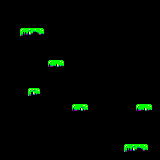

Tiled map render using the project's own tile images. Description and the whole map definition, tile-layer contents included, below:
An orthogonal 40x40 tile map with 4x4 px tiles, 1 tile layer (Capa de Patrones 1).

<map version="1.0" orientation="orthogonal" renderorder="right-down" width="40" height="40" tilewidth="4" tileheight="4" nextobjectid="1">
 <tileset firstgid="1" name="level0_tileset" tilewidth="4" tileheight="4" tilecount="56" columns="8">
  <image source="level1_tileset.png" trans="ff8080" width="32" height="28" />
 </tileset>
 <layer name="Capa de Patrones 1" width="40" height="40">
  <data encoding="csv">
40,40,40,40,40,40,40,40,40,40,40,40,40,40,40,40,40,40,40,40,40,40,40,40,40,40,40,40,40,40,40,40,40,40,40,40,40,40,40,40,
40,40,40,40,40,40,40,40,40,40,40,40,40,40,40,40,40,40,40,40,40,40,40,40,40,40,40,40,40,40,40,40,40,40,40,40,40,40,40,40,
40,40,40,40,40,40,40,40,40,40,40,40,40,40,40,40,40,40,40,40,40,40,40,40,40,40,40,40,40,40,40,40,40,40,40,40,40,40,40,40,
40,40,40,40,40,40,40,40,40,40,40,40,40,40,40,40,40,40,40,40,40,40,40,40,40,40,40,40,40,40,40,40,40,40,40,40,40,40,40,40,
40,40,40,40,40,40,40,40,40,40,40,40,40,40,40,40,40,40,40,40,40,40,40,40,40,40,40,40,40,40,40,40,40,40,40,40,40,40,40,40,
40,40,40,40,40,40,40,40,40,40,40,40,40,40,40,40,40,40,40,40,40,40,40,40,40,40,40,40,40,40,40,40,40,40,40,40,40,40,40,40,
40,40,40,40,40,40,40,40,40,40,40,40,40,40,40,40,40,40,40,40,40,40,40,40,40,40,40,40,40,40,40,40,40,40,40,40,40,40,40,40,
40,40,40,40,40,1,2,3,4,5,6,40,40,40,40,40,40,40,40,40,40,40,40,40,40,40,40,40,40,40,40,40,40,40,40,40,40,40,40,40,
40,40,40,40,40,9,10,11,12,13,14,40,40,40,40,40,40,40,40,40,40,40,40,40,40,40,40,40,40,40,40,40,40,40,40,40,40,40,40,40,
40,40,40,40,40,40,40,40,40,40,40,40,40,40,40,40,40,40,40,40,40,40,40,40,40,40,40,40,40,40,40,40,40,40,40,40,40,40,40,40,
40,40,40,40,40,40,40,40,40,40,40,40,40,40,40,40,40,40,40,40,40,40,40,40,40,40,40,40,40,40,40,40,40,40,40,40,40,40,40,40,
40,40,40,40,40,40,40,40,40,40,40,40,40,40,40,40,40,40,40,40,40,40,40,40,40,40,40,40,40,40,40,40,40,40,40,40,40,40,40,40,
40,40,40,40,40,40,40,40,40,40,40,40,40,40,40,40,40,40,40,40,40,40,40,40,40,40,40,40,40,40,40,40,40,40,40,40,40,40,40,40,
40,40,40,40,40,40,40,40,40,40,40,40,40,40,40,40,40,40,40,40,40,40,40,40,40,40,40,40,40,40,40,40,40,40,40,40,40,40,40,40,
40,40,40,40,40,40,40,40,40,40,40,40,40,40,40,40,40,40,40,40,40,40,40,40,40,40,40,40,40,40,40,40,40,40,40,40,40,40,40,40,
40,40,40,40,40,40,40,40,40,40,40,40,1,2,5,6,40,40,40,40,40,40,40,40,40,40,40,40,40,40,40,40,40,40,40,40,40,40,40,40,
40,40,40,40,40,40,40,40,40,40,40,40,10,14,11,14,40,40,40,40,40,40,40,40,40,40,40,40,40,40,40,40,40,40,40,40,40,40,40,40,
40,40,40,40,40,40,40,40,40,40,40,40,40,40,40,40,40,40,40,40,40,40,40,40,40,40,40,40,40,40,40,40,40,40,40,40,40,40,40,40,
40,40,40,40,40,40,40,40,40,40,40,40,40,40,40,40,40,40,40,40,40,40,40,40,40,40,40,40,40,40,40,40,40,40,40,40,40,40,40,40,
40,40,40,40,40,40,40,40,40,40,40,40,40,40,40,40,40,40,40,40,40,40,40,40,40,40,40,40,40,40,40,40,40,40,40,40,40,40,40,40,
40,40,40,40,40,40,40,40,40,40,40,40,40,40,40,40,40,40,40,40,40,40,40,40,40,40,40,40,40,40,40,40,40,40,40,40,40,40,40,40,
40,40,40,40,40,40,40,40,40,40,40,40,40,40,40,40,40,40,40,40,40,40,40,40,40,40,40,40,40,40,40,40,40,40,40,40,40,40,40,40,
40,40,40,40,40,40,40,1,3,6,40,40,40,40,40,40,40,40,40,40,40,40,40,40,40,40,40,40,40,40,40,40,40,40,40,40,40,40,40,40,
40,40,40,40,40,40,40,9,11,14,40,40,40,40,40,40,40,40,40,40,40,40,40,40,40,40,40,40,40,40,40,40,40,40,40,40,40,40,40,40,
40,40,40,40,40,40,40,40,40,40,40,40,40,40,40,40,40,40,40,40,40,40,40,40,40,40,40,40,40,40,40,40,40,40,40,40,40,40,40,40,
40,40,40,40,40,40,40,40,40,40,40,40,40,40,40,40,40,40,40,40,40,40,40,40,40,40,40,40,40,40,40,40,40,40,40,40,40,40,40,40,
40,40,40,40,40,40,40,40,40,40,40,40,40,40,40,40,40,40,1,2,4,6,40,40,40,40,40,40,40,40,40,40,40,40,1,2,5,6,40,40,
40,40,40,40,40,40,40,40,40,40,40,40,40,40,40,40,40,40,10,14,11,14,40,40,40,40,40,40,40,40,40,40,40,40,10,14,11,14,40,40,
40,40,40,40,40,40,40,40,40,40,40,40,40,40,40,40,40,40,40,40,40,40,40,40,40,40,40,40,40,40,40,40,40,40,40,40,40,40,40,40,
40,40,40,40,40,40,40,40,40,40,40,40,40,40,40,40,40,40,40,40,40,40,40,40,40,40,40,40,40,40,40,40,40,40,40,40,40,40,40,40,
40,40,40,40,40,40,40,40,40,40,40,40,40,40,40,40,40,40,40,40,40,40,40,40,40,40,40,40,40,40,40,40,40,40,40,40,40,40,40,40,
40,40,40,40,40,40,40,40,40,40,40,40,40,40,40,40,40,40,40,40,40,40,40,40,40,40,40,40,40,40,40,40,40,40,40,40,40,40,40,40,
40,40,40,40,40,40,40,40,40,40,40,40,40,40,40,40,40,40,40,40,40,40,40,40,40,40,40,40,40,40,40,40,40,40,40,40,40,40,40,40,
40,40,40,40,40,40,40,40,40,40,40,40,40,40,40,40,40,40,40,40,40,40,40,40,40,40,40,40,40,40,40,40,40,40,40,40,40,40,40,40,
40,40,40,40,40,40,40,40,40,40,40,40,40,40,40,40,40,40,40,40,40,40,40,40,40,40,40,40,40,40,40,40,40,40,40,40,40,40,40,40,
40,40,40,40,40,40,40,40,40,40,40,40,40,40,40,40,40,40,40,40,40,40,40,40,40,40,40,40,40,40,40,40,40,40,40,40,40,40,40,40,
40,40,40,40,40,40,40,40,40,40,40,40,40,40,40,40,40,40,40,40,40,40,40,40,40,40,40,40,40,40,40,1,2,3,4,5,6,40,40,40,
40,40,40,40,40,40,40,40,40,40,40,40,40,40,40,40,40,40,40,40,40,40,40,40,40,40,40,40,40,40,40,9,10,11,12,13,14,40,40,40,
40,40,40,40,40,40,40,40,40,40,40,40,40,40,40,40,40,40,40,40,40,40,40,40,40,40,40,40,40,40,40,40,40,40,40,40,40,40,40,40,
40,40,40,40,40,40,40,40,40,40,40,40,40,40,40,40,40,40,40,40,40,40,40,40,40,40,40,40,40,40,40,40,40,40,40,40,40,40,40,40
</data>
 </layer>
</map>
